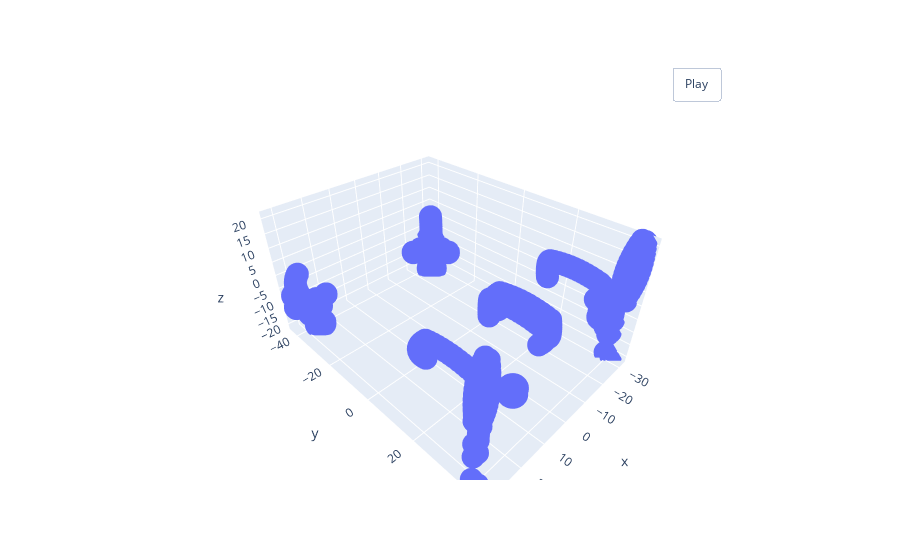

The notebook cell saved with this chart:
### Code cell
visualize_rotate([go.Scatter3d(x=x, y=y, z=z,
                                   mode='markers')]).show()

### Figure 1 — Plotly figure (JSON) as saved in the notebook; plotly's stock layout.template omitted (floating-point values rounded to 4 significant figures; data arrays with more than 128 entries replaced by an {"elided": "..."} marker saying what was removed)
{"data": [{"mode": "markers", "type": "scatter3d", "x": {"elided": "2095 float values"}, "y": {"elided": "2095 float values"}, "z": {"elided": "2095 float values"}}], "layout": {"updatemenus": [{"buttons": [{"args": [null, {"frame": {"duration": 50, "redraw": true}, "fromcurrent": true, "mode": "immediate", "transition": {"duration": 0}}], "label": "Play", "method": "animate"}], "pad": {"r": 10, "t": 45}, "showactive": false, "type": "buttons", "x": 0.8, "xanchor": "left", "y": 1, "yanchor": "bottom"}]}}
